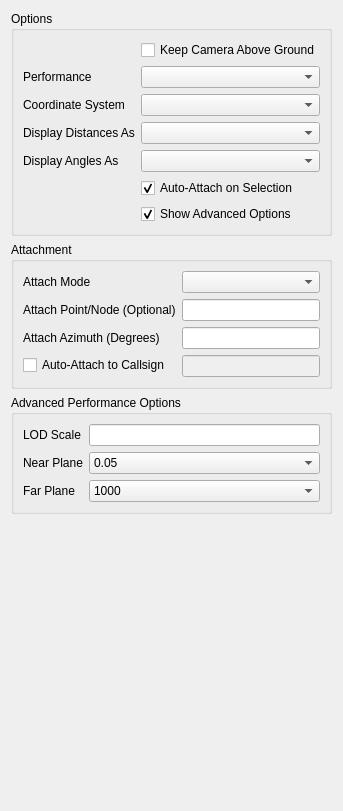
           <widget class="QWidget" name="scrollAreaWidgetContents_2">
            <property name="geometry">
             <rect>
              <x>0</x>
              <y>0</y>
              <width>316</width>
              <height>811</height>
             </rect>
            </property>
            <layout class="QVBoxLayout" name="verticalLayout_2">
             <item>
              <widget class="QGroupBox" name="groupBox">
               <property name="title">
                <string>Options</string>
               </property>
               <layout class="QFormLayout" name="formLayout">
                <item row="2" column="0">
                 <widget class="QLabel" name="mGeneralPerformaceLabel">
                  <property name="sizePolicy">
                   <sizepolicy hsizetype="Minimum" vsizetype="Preferred">
                    <horstretch>0</horstretch>
                    <verstretch>0</verstretch>
                   </sizepolicy>
                  </property>
                  <property name="text">
                   <string>Performance</string>
                  </property>
                  <property name="buddy">
                   <cstring>mGeneralPerformanceComboBox</cstring>
                  </property>
                 </widget>
                </item>
                <item row="3" column="0">
                 <widget class="QLabel" name="mOptionsCoordinateSystemLabel">
                  <property name="sizePolicy">
                   <sizepolicy hsizetype="Minimum" vsizetype="Preferred">
                    <horstretch>0</horstretch>
                    <verstretch>0</verstretch>
                   </sizepolicy>
                  </property>
                  <property name="text">
                   <string>Coordinate System</string>
                  </property>
                  <property name="buddy">
                   <cstring>mOptionsCoordinateSystemComboBox</cstring>
                  </property>
                 </widget>
                </item>
                <item row="3" column="1">
                 <widget class="QComboBox" name="mOptionsCoordinateSystemComboBox">
                  <property name="sizePolicy">
                   <sizepolicy hsizetype="Preferred" vsizetype="Fixed">
                    <horstretch>0</horstretch>
                    <verstretch>0</verstretch>
                   </sizepolicy>
                  </property>
                  <property name="toolTip">
                   <string>Select the coordinate system to be used. This is a global change. </string>
                  </property>
                 </widget>
                </item>
                <item row="2" column="1">
                 <widget class="QComboBox" name="mGeneralPerformanceComboBox">
                  <property name="sizePolicy">
                   <sizepolicy hsizetype="Preferred" vsizetype="Fixed">
                    <horstretch>0</horstretch>
                    <verstretch>0</verstretch>
                   </sizepolicy>
                  </property>
                  <property name="toolTip">
                   <string>Select one of the preset performance options of customize your own. </string>
                  </property>
                  <property name="currentIndex">
                   <number>-1</number>
                  </property>
                 </widget>
                </item>
                <item row="6" column="1">
                 <widget class="QCheckBox" name="mToolsAutoAttachOnSelectionCheckBox">
                  <property name="toolTip">
                   <string>This selects whether or not to attach to an entity from double clicking it in the search window</string>
                  </property>
                  <property name="text">
                   <string>Auto-Attach on Selection</string>
                  </property>
                  <property name="checked">
                   <bool>true</bool>
                  </property>
                 </widget>
                </item>
                <item row="7" column="1">
                 <widget class="QCheckBox" name="mGeneralShowAdvancedOptionsCheckBox">
                  <property name="text">
                   <string>Show Advanced Options</string>
                  </property>
                  <property name="checked">
                   <bool>true</bool>
                  </property>
                 </widget>
                </item>
                <item row="1" column="1">
                 <widget class="QCheckBox" name="mGeneralEnableCameraCollisionCheckBox">
                  <property name="toolTip">
                   <string>Selecting this will prevent the camera from going under the earth.</string>
                  </property>
                  <property name="text">
                   <string>Keep Camera Above Ground</string>
                  </property>
                 </widget>
                </item>
                <item row="5" column="0">
                 <widget class="QLabel" name="label">
                  <property name="text">
                   <string>Display Angles As</string>
                  </property>
                 </widget>
                </item>
                <item row="4" column="0">
                 <widget class="QLabel" name="label_2">
                  <property name="text">
                   <string>Display Distances As</string>
                  </property>
                 </widget>
                </item>
                <item row="4" column="1">
                 <widget class="QComboBox" name="mDistanceUnitCombo"/>
                </item>
                <item row="5" column="1">
                 <widget class="QComboBox" name="mAngleUnitCombo"/>
                </item>
               </layout>
              </widget>
             </item>
             <item>
              <widget class="QGroupBox" name="mAttachOptionsGroup">
               <property name="title">
                <string>Attachment</string>
               </property>
               <layout class="QFormLayout" name="formLayout_2">
                <item row="0" column="0">
                 <widget class="QLabel" name="mGeneralAttachModeLabel">
                  <property name="sizePolicy">
                   <sizepolicy hsizetype="Minimum" vsizetype="Preferred">
                    <horstretch>0</horstretch>
                    <verstretch>0</verstretch>
                   </sizepolicy>
                  </property>
                  <property name="text">
                   <string>Attach Mode</string>
                  </property>
                  <property name="buddy">
                   <cstring>mGeneralAttachModeComboBox</cstring>
                  </property>
                 </widget>
                </item>
                <item row="0" column="1">
                 <widget class="QComboBox" name="mGeneralAttachModeComboBox">
                  <property name="sizePolicy">
                   <sizepolicy hsizetype="Preferred" vsizetype="Fixed">
                    <horstretch>1</horstretch>
                    <verstretch>0</verstretch>
                   </sizepolicy>
                  </property>
                  <property name="toolTip">
                   <string>Selects first or third person attach mode. </string>
                  </property>
                  <property name="currentIndex">
                   <number>-1</number>
                  </property>
                 </widget>
                </item>
                <item row="1" column="0">
                 <widget class="QLabel" name="mAttachNodeLabel">
                  <property name="text">
                   <string>Attach Point/Node (Optional)</string>
                  </property>
                 </widget>
                </item>
                <item row="1" column="1">
                 <widget class="QLineEdit" name="mAttachNodeName">
                  <property name="toolTip">
                   <string>Name of pre-created attach point provided by the 3d model creator.  If this does not exist, it will be ignored.</string>
                  </property>
                 </widget>
                </item>
                <item row="2" column="0">
                 <widget class="QLabel" name="mAttachAzimuthLabel">
                  <property name="toolTip">
                   <string>Attach azimuth in degrees.  Right is positive.</string>
                  </property>
                  <property name="text">
                   <string>Attach Azimuth (Degrees)</string>
                  </property>
                 </widget>
                </item>
                <item row="2" column="1">
                 <widget class="QLineEdit" name="mAttachAzimuth">
                  <property name="toolTip">
                   <string>Attach azimuth in degrees.  Right is positive.</string>
                  </property>
                  <property name="text">
                   <string/>
                  </property>
                 </widget>
                </item>
                <item row="3" column="0">
                 <widget class="QCheckBox" name="mAutoAttachCheckBox">
                  <property name="toolTip">
                   <string>If this is enabled, and the Auto-Attach Callsign is set, this will automatically attach to any entity with that callsign when it enters the world.</string>
                  </property>
                  <property name="text">
                   <string>Auto-Attach to Callsign</string>
                  </property>
                 </widget>
                </item>
                <item row="3" column="1">
                 <widget class="QLineEdit" name="mAutoAttachCallsign">
                  <property name="enabled">
                   <bool>false</bool>
                  </property>
                 </widget>
                </item>
               </layout>
              </widget>
             </item>
             <item>
              <widget class="QGroupBox" name="mGeneralAdvancedPerformanceOptionsGroupBox">
               <property name="title">
                <string>Advanced Performance Options</string>
               </property>
               <layout class="QFormLayout" name="formLayout_3">
                <item row="0" column="0">
                 <widget class="QLabel" name="mGeneralLODScaleLabel">
                  <property name="text">
                   <string>LOD Scale</string>
                  </property>
                  <property name="buddy">
                   <cstring>mGeneralLODScaleLineEdit</cstring>
                  </property>
                 </widget>
                </item>
                <item row="0" column="1">
                 <widget class="QLineEdit" name="mGeneralLODScaleLineEdit">
                  <property name="toolTip">
                   <string>This is the scale value for level of detail</string>
                  </property>
                 </widget>
                </item>
                <item row="1" column="1">
                 <widget class="QComboBox" name="mGeneralNearClippingPlaneComboBox">
                  <property name="currentIndex">
                   <number>0</number>
                  </property>
                  <item>
                   <property name="text">
                    <string>0.05</string>
                   </property>
                  </item>
                  <item>
                   <property name="text">
                    <string>0.1</string>
                   </property>
                  </item>
                  <item>
                   <property name="text">
                    <string>0.25</string>
                   </property>
                  </item>
                  <item>
                   <property name="text">
                    <string>0.5</string>
                   </property>
                  </item>
                  <item>
                   <property name="text">
                    <string>1</string>
                   </property>
                  </item>
                  <item>
                   <property name="text">
                    <string>2</string>
                   </property>
                  </item>
                  <item>
                   <property name="text">
                    <string>5</string>
                   </property>
                  </item>
                  <item>
                   <property name="text">
                    <string>10</string>
                   </property>
                  </item>
                  <item>
                   <property name="text">
                    <string>100</string>
                   </property>
                  </item>
                 </widget>
                </item>
                <item row="2" column="1">
                 <widget class="QComboBox" name="mGeneralFarClippingPlaneComboBox">
                  <property name="currentIndex">
                   <number>0</number>
                  </property>
                  <item>
                   <property name="text">
                    <string>1000</string>
                   </property>
                  </item>
                  <item>
                   <property name="text">
                    <string>2000</string>
                   </property>
                  </item>
                  <item>
                   <property name="text">
                    <string>5000</string>
                   </property>
                  </item>
                  <item>
                   <property name="text">
                    <string>8000</string>
                   </property>
                  </item>
                  <item>
                   <property name="text">
                    <string>10000</string>
                   </property>
                  </item>
                  <item>
                   <property name="text">
                    <string>11000</string>
                   </property>
                  </item>
                  <item>
                   <property name="text">
                    <string>12000</string>
                   </property>
                  </item>
                  <item>
                   <property name="text">
                    <string>15000</string>
                   </property>
                  </item>
                  <item>
                   <property name="text">
                    <string>18000</string>
                   </property>
                  </item>
                  <item>
                   <property name="text">
                    <string>20000</string>
                   </property>
                  </item>
                  <item>
                   <property name="text">
                    <string>25000</string>
                   </property>
                  </item>
                  <item>
                   <property name="text">
                    <string>30000</string>
                   </property>
                  </item>
                  <item>
                   <property name="text">
                    <string>50000</string>
                   </property>
                  </item>
                 </widget>
                </item>
                <item row="1" column="0">
                 <widget class="QLabel" name="mGeneralNearClippingPlaneLabel">
                  <property name="text">
                   <string>Near Plane</string>
                  </property>
                 </widget>
                </item>
                <item row="2" column="0">
                 <widget class="QLabel" name="mGeneralFarClippingPlaneLabel">
                  <property name="text">
                   <string>Far Plane</string>
                  </property>
                 </widget>
                </item>
               </layout>
              </widget>
             </item>
             <item>
              <spacer>
               <property name="orientation">
                <enum>Qt::Vertical</enum>
               </property>
               <property name="sizeType">
                <enum>QSizePolicy::Expanding</enum>
               </property>
               <property name="sizeHint" stdset="0">
                <size>
                 <width>20</width>
                 <height>900</height>
                </size>
               </property>
              </spacer>
             </item>
            </layout>
           </widget>
